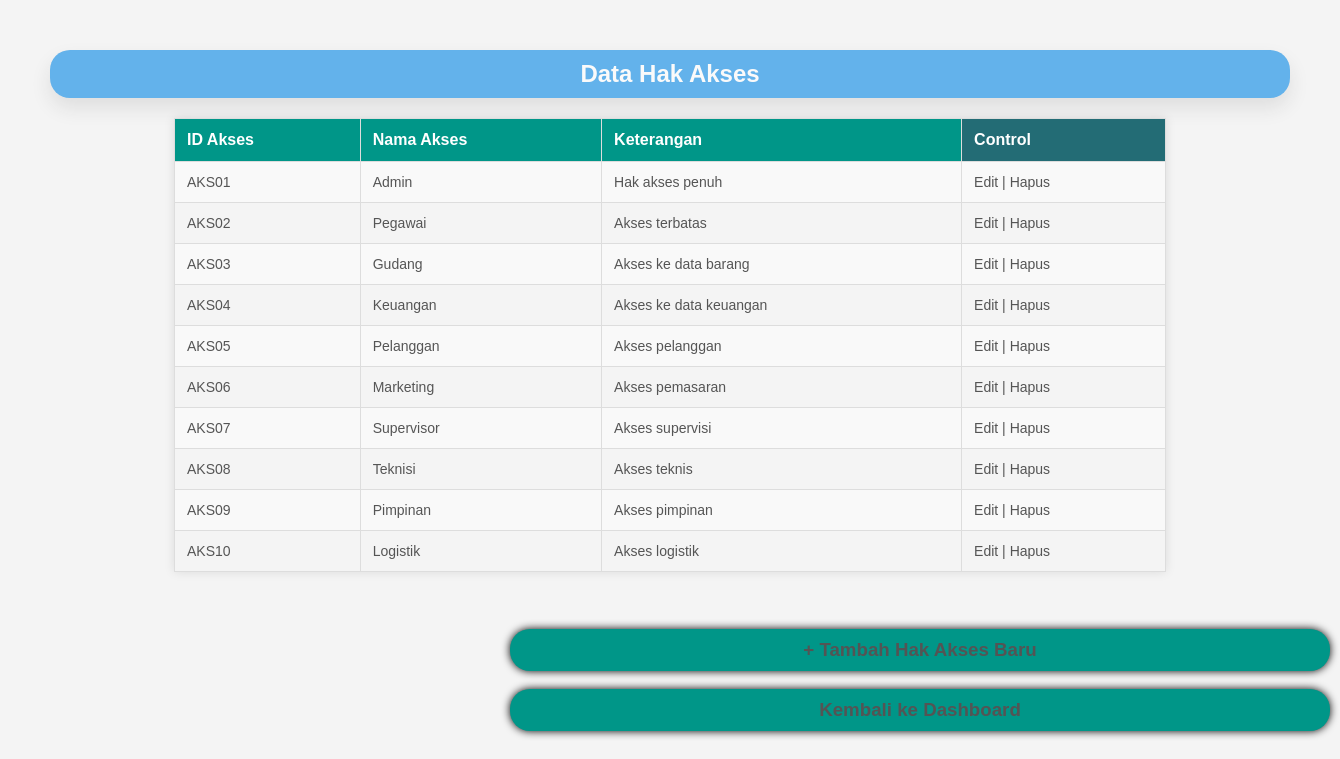
Page /index.php?action=tampilkanHakAkses on the committed database.
### tables this page shows
CREATE TABLE `hakAkses` (
  `idAkses` char(5) NOT NULL PRIMARY KEY,
  `namaAkses` varchar(30) NOT NULL,
  `keterangan` varchar(30) NOT NULL
);

### controller.php (called while the page is built, shortened)
<?php
class Controller {
    private $model;
    private $view;
    public function __construct($model, $view) {
        $this->model = $model;
        $this->view = $view;
    }
	public function tampilkanHakAkses() {
        $data = $this->model->getHakAkses();
        $this->view->tampilkanHakAkses($data);
    }
}
?>

### model.php (called while the page is built, shortened)
<?php
class Model {
    private $db;
    public function __construct() {
        $this->db = new PDO('mysql:host=localhost;port=4306;dbname=binus_dim', 'root', '');
    }
	public function getHakAkses() {
        $query = $this->db->query('SELECT * FROM hakakses');
        return $query->fetchAll(PDO::FETCH_ASSOC);
    }
}
?>

### view.php (the view, shortened to what this page needs)
<?php
class View {
	public function tampilkanHakAkses($data) {
        echo "<h2>Data Hak Akses</h2>";
        echo "<table border='1'>
                <tr>
                    <th>ID Akses</th>
                    <th>Nama Akses</th>
                    <th>Keterangan</th>
					<th>Control</th>
                </tr>";
        foreach ($data as $row) {
            echo "<tr>
                    <td>{$row['idAkses']}</td>
                    <td>{$row['namaAkses']}</td>
                    <td>{$row['keterangan']}</td>
                    <td><a href='index.php?action=hakakses_edit&id={$row['idAkses']}'>Edit</a> | <a href='index.php?action=hakakses_delete&id={$row['idAkses']}'>Hapus</a></td>
                </tr>";
        }
        echo "</table>";
        echo "<br>";
		echo "<h3><a href=\"index.php?action=hakakses_add\">+ Tambah Hak Akses Baru</a></h3>";
		echo "<h3><a href=\"index.php\">Kembali ke Dashboard</a></h3>";
    }
}
?>

### index.php (shortened to what this page needs)
<?php
require_once 'model.php';
require_once 'view.php';
require_once 'controller.php';
$model = new Model();
$view = new View();
$controller = new Controller($model, $view);
$action = isset($_GET['action']) ? $_GET['action'] : '';
switch ($action) {
	case 'tampilkanHakAkses':
		$controller->tampilkanHakAkses();
		break;
}
?>

### rows in the picture
hakakses: idAkses "AKS01", namaAkses "Admin", keterangan "Hak akses penuh"
hakakses: idAkses "AKS02", namaAkses "Pegawai", keterangan "Akses terbatas"
hakakses: idAkses "AKS03", namaAkses "Gudang", keterangan "Akses ke data barang"
hakakses: idAkses "AKS04", namaAkses "Keuangan", keterangan "Akses ke data keuangan"
hakakses: idAkses "AKS05", namaAkses "Pelanggan", keterangan "Akses pelanggan"
hakakses: idAkses "AKS06", namaAkses "Marketing", keterangan "Akses pemasaran"
hakakses: idAkses "AKS07", namaAkses "Supervisor", keterangan "Akses supervisi"
hakakses: idAkses "AKS08", namaAkses "Teknisi", keterangan "Akses teknis"
hakakses: idAkses "AKS09", namaAkses "Pimpinan", keterangan "Akses pimpinan"
hakakses: idAkses "AKS10", namaAkses "Logistik", keterangan "Akses logistik"
